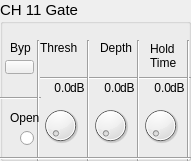
  <widget class="QGroupBox" name="groupBox_11">
   <property name="geometry">
    <rect>
     <x>520</x>
     <y>350</y>
     <width>191</width>
     <height>161</height>
    </rect>
   </property>
   <property name="font">
    <font>
     <pointsize>11</pointsize>
    </font>
   </property>
   <property name="title">
    <string>CH 11 Gate</string>
   </property>
   <widget class="QLabel" name="label_111">
    <property name="geometry">
     <rect>
      <x>10</x>
      <y>40</y>
      <width>21</width>
      <height>16</height>
     </rect>
    </property>
    <property name="font">
     <font>
      <pointsize>9</pointsize>
     </font>
    </property>
    <property name="text">
     <string>Byp</string>
    </property>
   </widget>
   <widget class="QLabel" name="label_112">
    <property name="geometry">
     <rect>
      <x>40</x>
      <y>40</y>
      <width>41</width>
      <height>16</height>
     </rect>
    </property>
    <property name="font">
     <font>
      <pointsize>9</pointsize>
     </font>
    </property>
    <property name="text">
     <string>Thresh</string>
    </property>
   </widget>
   <widget class="QLabel" name="label_113">
    <property name="geometry">
     <rect>
      <x>100</x>
      <y>40</y>
      <width>41</width>
      <height>16</height>
     </rect>
    </property>
    <property name="font">
     <font>
      <pointsize>9</pointsize>
     </font>
    </property>
    <property name="text">
     <string>Depth</string>
    </property>
   </widget>
   <widget class="QLabel" name="label_114">
    <property name="geometry">
     <rect>
      <x>150</x>
      <y>40</y>
      <width>31</width>
      <height>31</height>
     </rect>
    </property>
    <property name="font">
     <font>
      <pointsize>9</pointsize>
     </font>
    </property>
    <property name="text">
     <string>Hold
Time</string>
    </property>
   </widget>
   <widget class="Line" name="line_71">
    <property name="geometry">
     <rect>
      <x>40</x>
      <y>70</y>
      <width>151</width>
      <height>16</height>
     </rect>
    </property>
    <property name="orientation">
     <enum>Qt::Horizontal</enum>
    </property>
   </widget>
   <widget class="Line" name="line_72">
    <property name="geometry">
     <rect>
      <x>0</x>
      <y>90</y>
      <width>41</width>
      <height>16</height>
     </rect>
    </property>
    <property name="orientation">
     <enum>Qt::Horizontal</enum>
    </property>
   </widget>
   <widget class="Line" name="line_73">
    <property name="geometry">
     <rect>
      <x>30</x>
      <y>40</y>
      <width>16</width>
      <height>121</height>
     </rect>
    </property>
    <property name="orientation">
     <enum>Qt::Vertical</enum>
    </property>
   </widget>
   <widget class="Line" name="line_74">
    <property name="geometry">
     <rect>
      <x>80</x>
      <y>40</y>
      <width>16</width>
      <height>121</height>
     </rect>
    </property>
    <property name="orientation">
     <enum>Qt::Vertical</enum>
    </property>
   </widget>
   <widget class="Line" name="line_75">
    <property name="geometry">
     <rect>
      <x>130</x>
      <y>40</y>
      <width>16</width>
      <height>121</height>
     </rect>
    </property>
    <property name="orientation">
     <enum>Qt::Vertical</enum>
    </property>
   </widget>
   <widget class="Line" name="line_76">
    <property name="geometry">
     <rect>
      <x>180</x>
      <y>40</y>
      <width>16</width>
      <height>121</height>
     </rect>
    </property>
    <property name="orientation">
     <enum>Qt::Vertical</enum>
    </property>
   </widget>
   <widget class="OIDDial" name="dial_31">
    <property name="geometry">
     <rect>
      <x>40</x>
      <y>100</y>
      <width>41</width>
      <height>51</height>
     </rect>
    </property>
   </widget>
   <widget class="OIDDial" name="dial_32">
    <property name="geometry">
     <rect>
      <x>90</x>
      <y>100</y>
      <width>41</width>
      <height>51</height>
     </rect>
    </property>
   </widget>
   <widget class="OIDDial" name="dial_33">
    <property name="geometry">
     <rect>
      <x>140</x>
      <y>100</y>
      <width>41</width>
      <height>51</height>
     </rect>
    </property>
   </widget>
   <widget class="Line" name="line_77">
    <property name="geometry">
     <rect>
      <x>0</x>
      <y>150</y>
      <width>191</width>
      <height>16</height>
     </rect>
    </property>
    <property name="orientation">
     <enum>Qt::Horizontal</enum>
    </property>
   </widget>
   <widget class="QLabel" name="label_115">
    <property name="geometry">
     <rect>
      <x>70</x>
      <y>80</y>
      <width>16</width>
      <height>16</height>
     </rect>
    </property>
    <property name="font">
     <font>
      <pointsize>9</pointsize>
     </font>
    </property>
    <property name="text">
     <string>dB</string>
    </property>
   </widget>
   <widget class="QLabel" name="label_116">
    <property name="geometry">
     <rect>
      <x>120</x>
      <y>80</y>
      <width>16</width>
      <height>16</height>
     </rect>
    </property>
    <property name="font">
     <font>
      <pointsize>9</pointsize>
     </font>
    </property>
    <property name="text">
     <string>dB</string>
    </property>
   </widget>
   <widget class="QLabel" name="label_117">
    <property name="geometry">
     <rect>
      <x>170</x>
      <y>80</y>
      <width>16</width>
      <height>16</height>
     </rect>
    </property>
    <property name="font">
     <font>
      <pointsize>9</pointsize>
     </font>
    </property>
    <property name="text">
     <string>dB</string>
    </property>
   </widget>
   <widget class="QLabel" name="ls31">
    <property name="geometry">
     <rect>
      <x>40</x>
      <y>80</y>
      <width>31</width>
      <height>16</height>
     </rect>
    </property>
    <property name="font">
     <font>
      <pointsize>9</pointsize>
     </font>
    </property>
    <property name="text">
     <string>0.0</string>
    </property>
    <property name="alignment">
     <set>Qt::AlignRight|Qt::AlignTrailing|Qt::AlignVCenter</set>
    </property>
   </widget>
   <widget class="QLabel" name="ls32">
    <property name="geometry">
     <rect>
      <x>90</x>
      <y>80</y>
      <width>31</width>
      <height>16</height>
     </rect>
    </property>
    <property name="font">
     <font>
      <pointsize>9</pointsize>
     </font>
    </property>
    <property name="text">
     <string>0.0</string>
    </property>
    <property name="alignment">
     <set>Qt::AlignRight|Qt::AlignTrailing|Qt::AlignVCenter</set>
    </property>
   </widget>
   <widget class="QLabel" name="ls33">
    <property name="geometry">
     <rect>
      <x>140</x>
      <y>80</y>
      <width>31</width>
      <height>16</height>
     </rect>
    </property>
    <property name="font">
     <font>
      <pointsize>9</pointsize>
     </font>
    </property>
    <property name="text">
     <string>0.0</string>
    </property>
    <property name="alignment">
     <set>Qt::AlignRight|Qt::AlignTrailing|Qt::AlignVCenter</set>
    </property>
   </widget>
   <widget class="QLabel" name="label_121">
    <property name="geometry">
     <rect>
      <x>10</x>
      <y>110</y>
      <width>31</width>
      <height>16</height>
     </rect>
    </property>
    <property name="font">
     <font>
      <pointsize>9</pointsize>
     </font>
    </property>
    <property name="text">
     <string>Open</string>
    </property>
   </widget>
   <widget class="QRadioButton" name="radioButton_11">
    <property name="geometry">
     <rect>
      <x>20</x>
      <y>130</y>
      <width>16</width>
      <height>16</height>
     </rect>
    </property>
    <property name="text">
     <string/>
    </property>
   </widget>
   <widget class="OIDStatePushBtn" name="bypass11">
    <property name="geometry">
     <rect>
      <x>5</x>
      <y>60</y>
      <width>29</width>
      <height>14</height>
     </rect>
    </property>
    <property name="text">
     <string/>
    </property>
    <property name="checkable">
     <bool>true</bool>
    </property>
   </widget>
  </widget>
